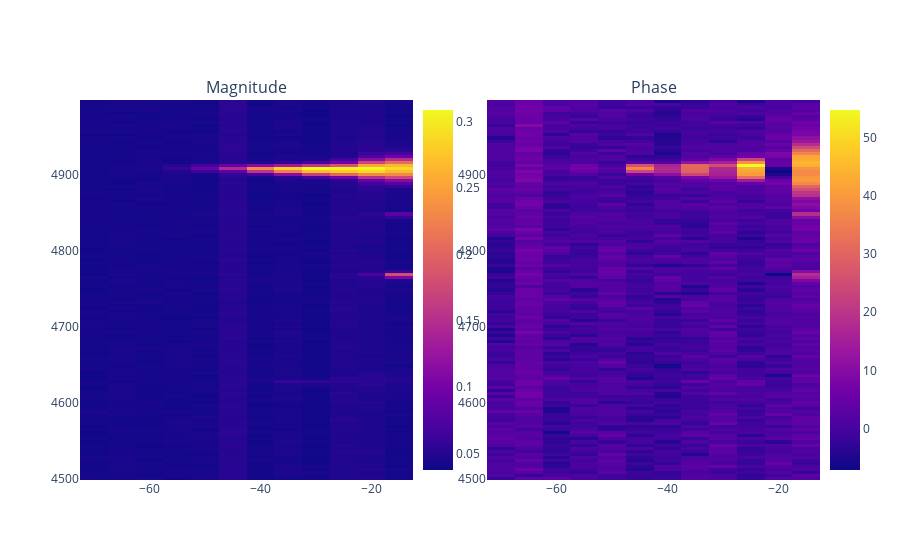

Notebook cell for this chart:
### Code cell
from plotly.subplots import make_subplots
import plotly.graph_objects  as go 


#Initialize variables for storage
mags = np.ndarray((len(qubitFreq_array),len(lopower_array)))
phases = np.ndarray((len(qubitFreq_array),len(lopower_array)))

mags[:] =maxv
phases[:] = 0

try:
    for idx_power, lo_power in enumerate(lopower_array): 

        with twpa:
            #Update center frequecy of the resonator
            freqs, mag, phase = meas_spectrum(vna, params['center_freq'] ,f_span=params['span_freq'],power=params['vna_power'], npoints=1001,sleep_t = 5, meas = meas)
            f_c, Qf, fwhm, mag_dB_minf, figf, fig_dBf = Q(freqs,mag, True)
            
            print('Center frequency: %2.2f Hz'%f_c)
            print('FWHM: %2.2f kHz'%(fwhm*1e-3))
            print('Quality Factor: %2.2f'%Qf)

            freqs, mag, phase = meas_spectrum(vna, 
                       f_c = f_c, 
                       f_span= 10e-6, # VNA in unit MHz
                       power = params['vna_power'],
                       npoints = 3, 
                       sleep_t = 3, meas = meas)
            phase0 = np.mean(phase)
        
        with(lo):
            lo.set_level(lo_power)

        sleep(0.1)
        for idx,qfreq in enumerate(qubitFreq_array):
            with lo:
                lo.set_RF(qfreq)
                with twpa:   
                    sleep(0.2)
                    clear_output(wait=True)
                    vna.reset_average()
                    sleep(delay)
                    mag, phase =  vna.get_data( meas = meas)
                    mags[idx,idx_power] = mag[1]
                    phases[idx,idx_power] = phase[1]-phase0

            # Plot
            fig_ = make_subplots(rows=1, cols=2, subplot_titles=("Magnitude","Phase"))
            fig_.add_trace(go.Heatmap(x=lopower_array,y=qubitFreq_array,z=mags, colorbar=dict(x=.45,len=1)))
            fig_.add_trace(go.Heatmap(x=lopower_array,y=qubitFreq_array,z=phases, colorbar=dict(x=1,len=1)),row=1,col=2)
            fig_.show()

            #plt.pcolor(lopower_array,qubitFreq_array,mags)
            #plt.show()
    Z = toComplex(mags,phases)
except KeyboardInterrupt:
    print("Stopped")
finally:
    print('Measurement finished. Stopping the sources.')
    vna.stop_rf()


filename = params['test_type'] +"_"+params['qubit_name'] + "_" +params['test_date']
header_str = get_plot_str(params, filename)
np.savez("./data/"+filename,
         header = header_str,
         freqs=qubitFreq_array,
         axis2 = lopower_array,
         mags=mags,
         phases=phases)
print('file saved as %s'%filename)

### Figure 1 — Plotly figure (JSON) as saved in the notebook; plotly's stock layout.template omitted (floating-point values rounded to 4 significant figures; data arrays with more than 128 entries replaced by an {"elided": "..."} marker saying what was removed)
{"data": [{"colorbar": {"len": 1, "x": 0.45}, "type": "heatmap", "x": [-15, -20, -25, -30, -35, -40, -45, -50, -55, -60, -65, -70], "y": [4500, 4504, 4508, 4512, 4516, 4520, 4524, 4528, 4532, 4536, 4540, 4544, 4548, 4552, 4556, 4560, 4564, 4568, 4572, 4576, 4580, 4584, 4588, 4592, 4596, 4600, 4604, 4608, 4612, 4616, 4620, 4624, 4628, 4632, 4636, 4640, 4644, 4648, 4652, 4656, 4660, 4664, 4668, 4672, 4676, 4680, 4684, 4688, 4692, 4696, 4700, 4704, 4708, 4712, 4716, 4720, 4724, 4728, 4732, 4736, 4740, 4744, 4748, 4752, 4756, 4760, 4764, 4768, 4772, 4776, 4780, 4784, 4788, 4792, 4796, 4800, 4804, 4808, 4812, 4816, 4820, 4824, 4828, 4832, 4836, 4840, 4844, 4848, 4852, 4856, 4860, 4864, 4868, 4872, 4876, 4880, 4884, 4888, 4892, 4896, 4900, 4904, 4908, 4912, 4916, 4920, 4924, 4928, 4932, 4936, 4940, 4944, 4948, 4952, 4956, 4960, 4964, 4968, 4972, 4976, 4980, 4984, 4988, 4992, 4996], "z": {"elided": "125x12 float values"}}, {"colorbar": {"len": 1, "x": 1}, "type": "heatmap", "x": [-15, -20, -25, -30, -35, -40, -45, -50, -55, -60, -65, -70], "xaxis": "x2", "y": [4500, 4504, 4508, 4512, 4516, 4520, 4524, 4528, 4532, 4536, 4540, 4544, 4548, 4552, 4556, 4560, 4564, 4568, 4572, 4576, 4580, 4584, 4588, 4592, 4596, 4600, 4604, 4608, 4612, 4616, 4620, 4624, 4628, 4632, 4636, 4640, 4644, 4648, 4652, 4656, 4660, 4664, 4668, 4672, 4676, 4680, 4684, 4688, 4692, 4696, 4700, 4704, 4708, 4712, 4716, 4720, 4724, 4728, 4732, 4736, 4740, 4744, 4748, 4752, 4756, 4760, 4764, 4768, 4772, 4776, 4780, 4784, 4788, 4792, 4796, 4800, 4804, 4808, 4812, 4816, 4820, 4824, 4828, 4832, 4836, 4840, 4844, 4848, 4852, 4856, 4860, 4864, 4868, 4872, 4876, 4880, 4884, 4888, 4892, 4896, 4900, 4904, 4908, 4912, 4916, 4920, 4924, 4928, 4932, 4936, 4940, 4944, 4948, 4952, 4956, 4960, 4964, 4968, 4972, 4976, 4980, 4984, 4988, 4992, 4996], "yaxis": "y2", "z": {"elided": "125x12 float values"}}], "layout": {"annotations": [{"font": {"size": 16}, "showarrow": false, "text": "Magnitude", "x": 0.225, "xanchor": "center", "xref": "paper", "y": 1, "yanchor": "bottom", "yref": "paper"}, {"font": {"size": 16}, "showarrow": false, "text": "Phase", "x": 0.775, "xanchor": "center", "xref": "paper", "y": 1, "yanchor": "bottom", "yref": "paper"}], "xaxis": {"anchor": "y", "domain": [0, 0.45]}, "xaxis2": {"anchor": "y2", "domain": [0.55, 1]}, "yaxis": {"anchor": "x", "domain": [0, 1]}, "yaxis2": {"anchor": "x2", "domain": [0, 1]}}}
